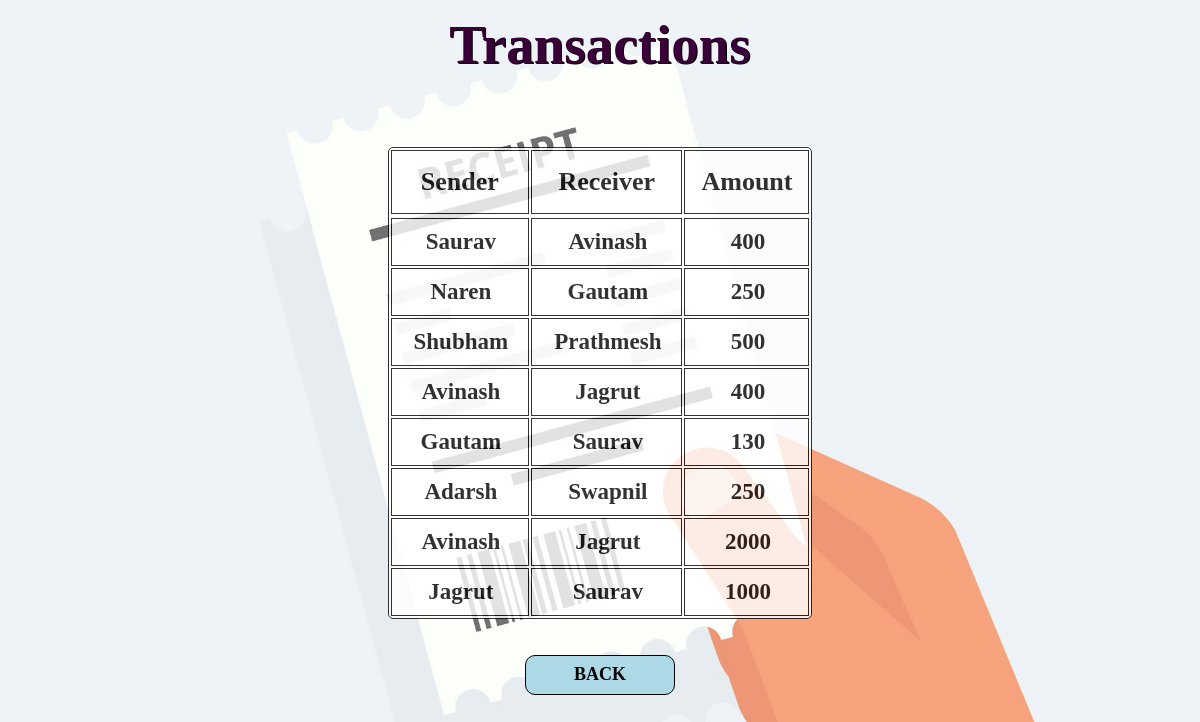
/transaction.php, run on the app's committed database.
### tables this page shows
CREATE TABLE `mini_statement` (
  `sender` varchar(50) NOT NULL,
  `receiver` varchar(50) NOT NULL,
  `amount` double DEFAULT NULL
);

### transaction.php (the view, shortened to what this page needs)
<?php
$con=mysqli_connect('localhost','root','','bankdata');
$q="select *from mini_statement";
$result=mysqli_query($con,$q);
?>
<!DOCTYPE html>
<html>
	<head>
	</head>
	<body>
		<ul class="nav-ul">
	<a href="index.php" style="text-decoration:none;">
		<h2 style=" font-family:Agency FB; font-size: 55px;color:#380036; float: center; margin-top:-20px;">Transactions</h2>
	</a>
	</ul>
		<table class="flat-table-1">
			<tr>
				<th>Sender</th>
				<th>Receiver</th>
				<th>Amount</th>
			</tr>
			<tr>
			<?php while($row = $result->fetch_assoc()) { ?>
			<tr>
				<td><?php echo $row["sender"]; ?></td>
				<td><?php echo $row["receiver"]; ?></td>
				<td><?php echo $row["amount"]; ?></td>
			</tr>
			<?php } ?>
		</table>
		<br>
		<br>
		<form action="index.php" method="post">
			<div class="buttons">
	<a href="index.php">
    <button class="glow-on-hover" style="background-color:lightblue">BACK</button>
	</a>
		</form>
	</body>
</html>

### data on the page
mini_statement: sender "Saurav", receiver "Avinash", amount "400"
mini_statement: sender "Naren", receiver "Gautam", amount "250"
mini_statement: sender "Shubham", receiver "Prathmesh", amount "500"
mini_statement: sender "Avinash", receiver "Jagrut", amount "400"
mini_statement: sender "Gautam", receiver "Saurav", amount "130"
mini_statement: sender "Adarsh", receiver "Swapnil", amount "250"
mini_statement: sender "Avinash", receiver "Jagrut", amount "2000"
mini_statement: sender "Jagrut", receiver "Saurav", amount "1000"
